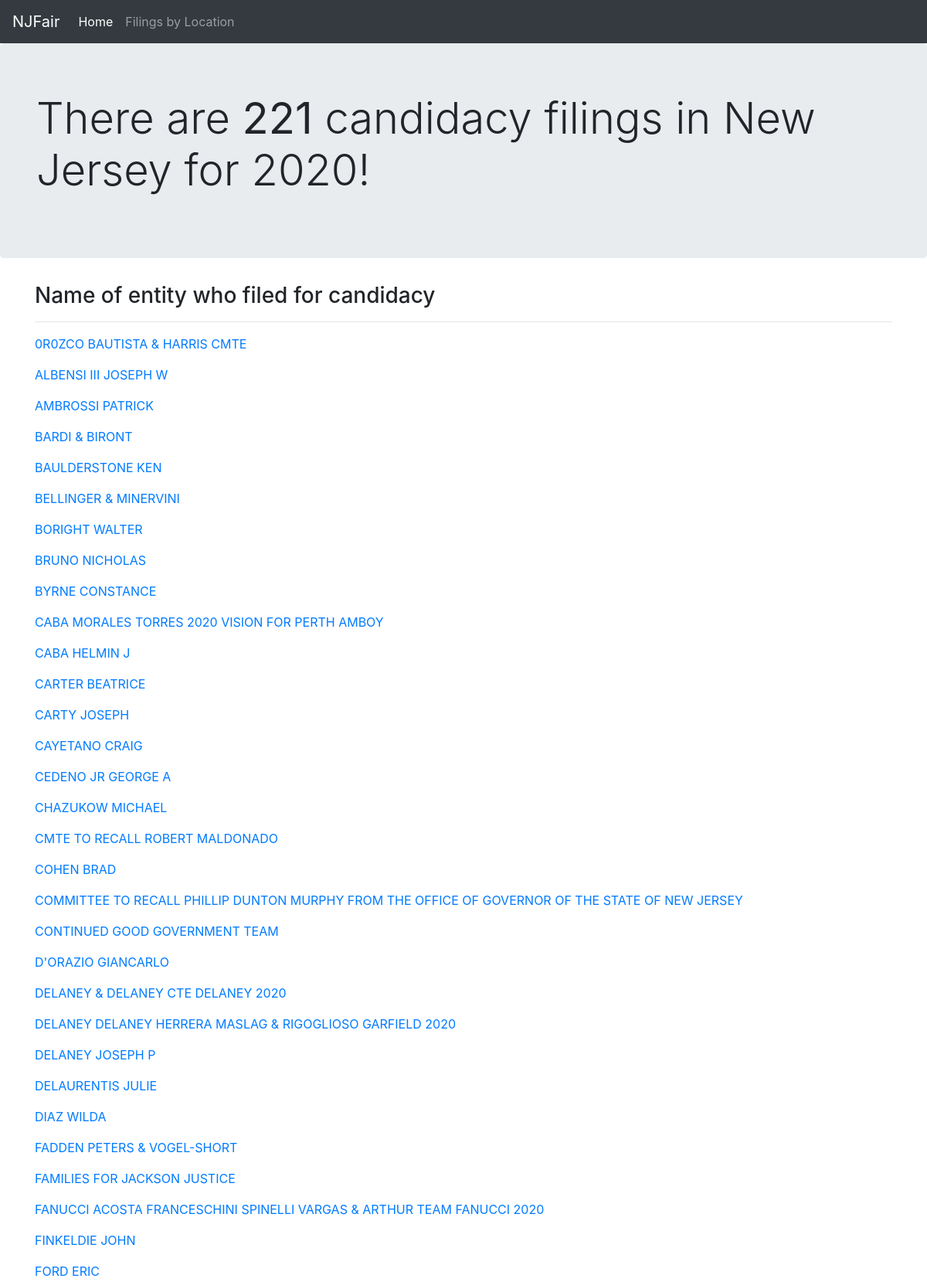
The page / (upper part) on the database its author committed.
### app.py (models this page shows)
class Candidates(db.Model):
    __tablename__ = 'gen_entitylistings2020'
    __table_args__ = {'extend_existing': True}
    NAME = db.Column(db.Text, primary_key=True)

### app.py (the view)
@app.route('/')
def index():
    candidate_count = Candidates.query.count()
    loc_candidacy = Candidates.query.all()
    return render_template('index.html', count=candidate_count, loc_candidacy=loc_candidacy, location="New Jersey")

### templates/index.html (shortened to what this page needs)
<!doctype html>
<html>
  <head>
    <link rel="stylesheet" href="https://stackpath.bootstrapcdn.com/bootstrap/4.3.1/css/bootstrap.min.css">
  </head>
  <body>
      <nav class="navbar navbar-expand-lg navbar-dark bg-dark">
        <a class="navbar-brand" href="#">NJFair</a>
          <ul class="navbar-nav">
    <li class="nav-item active">
      <a class="nav-link" href="/">Home</a>
    </li>
    <li class="nav-item">
      <a class="nav-link" href="/location">Filings by Location</a>
    </li>
  </ul>
      </nav>
      <div class="jumbotron">
        <div class="container">
          <h1 class="display-4">There are <strong>{{ count }}</strong> candidacy filings in {{ location.title() }} for 2020!</h1>
        </div>
      </div>
      <div class="container">
        <h3> Name of entity who filed for candidacy</h3>
          <hr>
          {% for x in loc_candidacy %}
          <p><a href="/candidates/{{ x.SLUG }}">{{ x.NAME }}</a></p>
          {% endfor %}
      </div>
  </body>
</html>

### rows shown on the page
Candidates: NAME "0R0ZCO BAUTISTA & HARRIS CMTE"
Candidates: NAME "ALBENSI III JOSEPH W"
Candidates: NAME "AMBROSSI PATRICK"
Candidates: NAME "BARDI & BIRONT"
Candidates: NAME "BAULDERSTONE KEN"
Candidates: NAME "BELLINGER & MINERVINI"
Candidates: NAME "BORIGHT WALTER"
Candidates: NAME "BRUNO NICHOLAS"
Candidates: NAME "BYRNE CONSTANCE"
Candidates: NAME "CABA MORALES TORRES 2020 VISION FOR PERTH AMBOY"
Candidates: NAME "CABA HELMIN J"
Candidates: NAME "CARTER BEATRICE"
Candidates: NAME "CARTY JOSEPH"
Candidates: NAME "CAYETANO CRAIG"
Candidates: NAME "CEDENO JR GEORGE A"
Candidates: NAME "CHAZUKOW MICHAEL"
Candidates: NAME "CMTE TO RECALL ROBERT MALDONADO"
Candidates: NAME "COHEN BRAD"
Candidates: NAME "COMMITTEE TO RECALL PHILLIP DUNTON MURPHY FROM THE OFFICE OF GOVERNOR OF THE STATE OF NEW JERSEY"
Candidates: NAME "CONTINUED GOOD GOVERNMENT TEAM"
Candidates: NAME "D'ORAZIO GIANCARLO"
Candidates: NAME "DELANEY & DELANEY CTE DELANEY 2020"
Candidates: NAME "DELANEY DELANEY HERRERA MASLAG & RIGOGLIOSO GARFIELD 2020"
Candidates: NAME "DELANEY JOSEPH P"
Candidates: NAME "DELAURENTIS JULIE"
Candidates: NAME "DIAZ WILDA"
Candidates: NAME "FADDEN PETERS & VOGEL-SHORT"
Candidates: NAME "FAMILIES FOR JACKSON JUSTICE"
Candidates: NAME "FANUCCI ACOSTA FRANCESCHINI SPINELLI VARGAS & ARTHUR TEAM FANUCCI 2020"
Candidates: NAME "FINKELDIE JOHN"
Candidates: NAME "FORD ERIC"

### other values the page prints
{{ count }} "221"
{{ location.title() }} "New Jersey"
